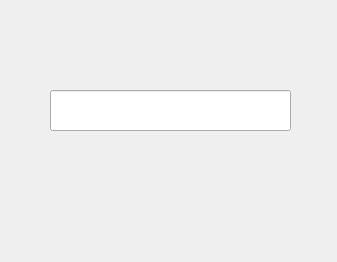
<?xml version="1.0" encoding="UTF-8"?>
<ui version="4.0">
 <class>Form</class>
 <widget class="QWidget" name="Form">
  <property name="geometry">
   <rect>
    <x>0</x>
    <y>0</y>
    <width>337</width>
    <height>262</height>
   </rect>
  </property>
  <property name="windowTitle">
   <string>Sabedoria Pantaneira</string>
  </property>
  <widget class="QLabel" name="label_imagem">
   <property name="geometry">
    <rect>
     <x>0</x>
     <y>0</y>
     <width>341</width>
     <height>261</height>
    </rect>
   </property>
   <property name="text">
    <string/>
   </property>
   <property name="pixmap">
    <pixmap>janela_apelido.png</pixmap>
   </property>
   <property name="scaledContents">
    <bool>true</bool>
   </property>
  </widget>
  <widget class="QLabel" name="label_continuar">
   <property name="geometry">
    <rect>
     <x>120</x>
     <y>150</y>
     <width>101</width>
     <height>51</height>
    </rect>
   </property>
   <property name="mouseTracking">
    <bool>true</bool>
   </property>
   <property name="text">
    <string/>
   </property>
  </widget>
  <widget class="QLineEdit" name="line_apelido">
   <property name="geometry">
    <rect>
     <x>50</x>
     <y>90</y>
     <width>241</width>
     <height>41</height>
    </rect>
   </property>
   <property name="focusPolicy">
    <enum>Qt::StrongFocus</enum>
   </property>
  </widget>
 </widget>
 <resources/>
 <connections/>
</ui>
